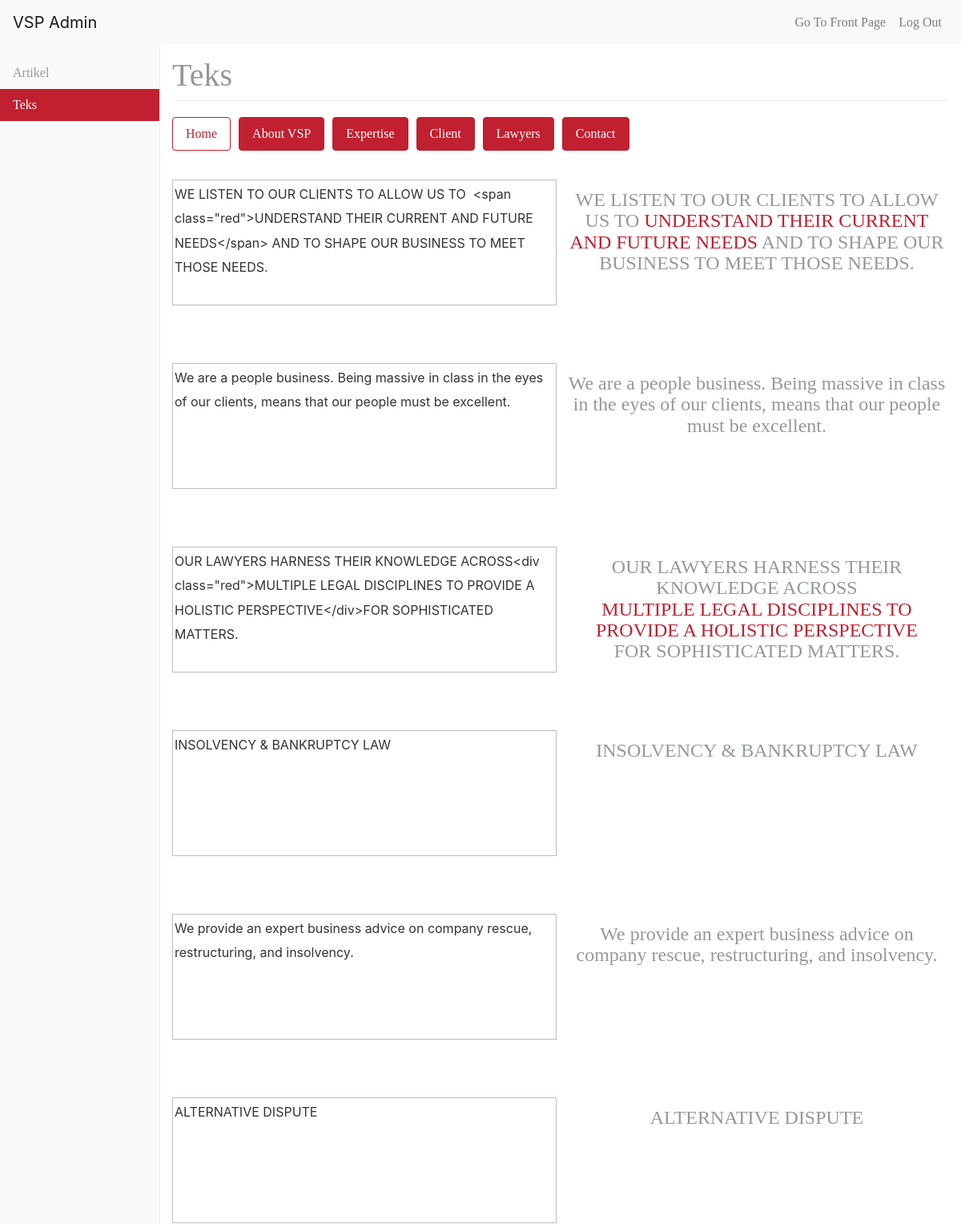
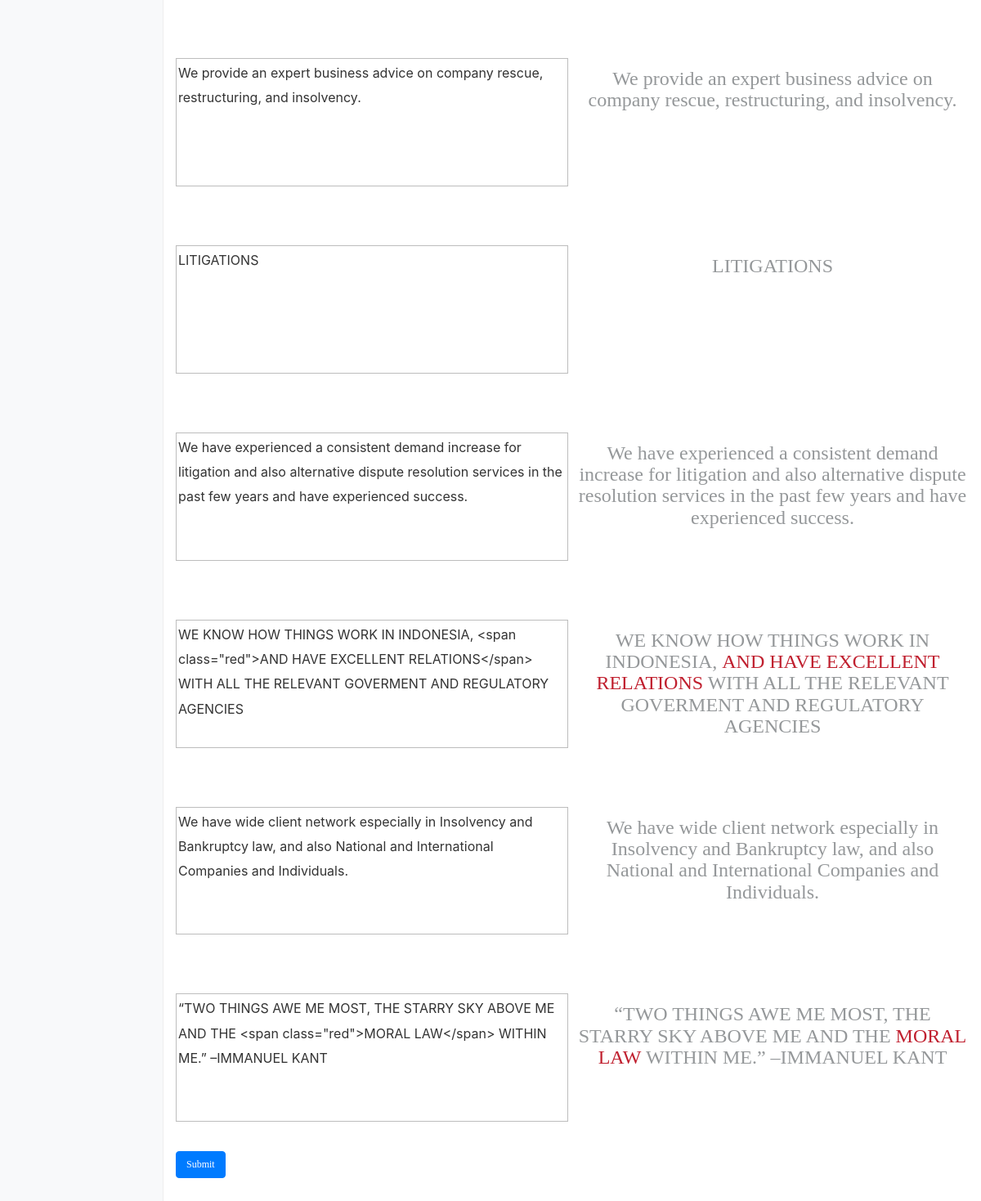
Before: /admin/admin_texts.php (signed in) with the older database file (2 pictures, top to bottom).
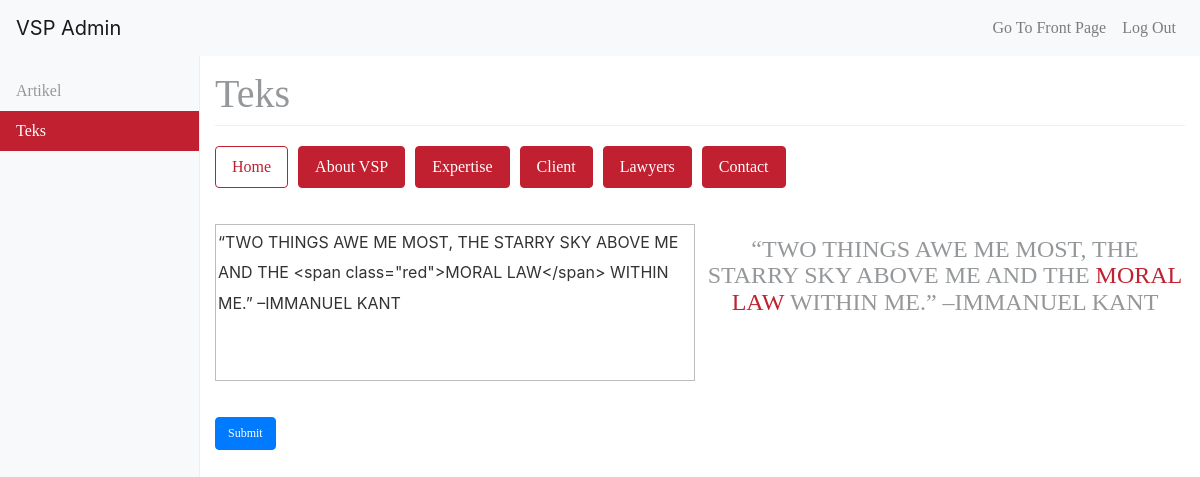
After: the same page with the newer database file.
### tables this page shows
CREATE TABLE `teks` (
  `id` varchar(11) NOT NULL,
  `teks` text NOT NULL,
  `lokasi` varchar(20) NOT NULL
);

### admin/admin_texts.php (the view, shortened to what this page needs)
<?php
include ("../session.php");
$index = "select * from teks where id like 'index%'";
$result_index = mysqli_query($db, $index);
?>
<!DOCTYPE html>
<html lang="en">
<head>
    <link rel="stylesheet" href="../assets/css/bootstrap.min.css">
    <link rel="stylesheet" href="../assets/css/style.css">
    <link rel="stylesheet" href="../assets/css/admin.css">
</head>
<body>
    <header>
      <nav class="navbar navbar-expand-md navbar-light fixed-top bg-light">
        <a class="navbar-brand" href="#">VSP Admin</a>
        <div class="collapse navbar-collapse" id="navbarsExampleDefault">
          <ul class="navbar-nav ml-auto">
              <li class="nav-item">
                  <a href="../index.php" class="nav-link">Go To Front Page</a>
              </li>
            <li class="nav-item">
              <a class="nav-link" href="logout.php">Log Out</a>
            </li>
          </ul>
        </div>
      </nav>
    </header>
    <div class="container-fluid">
      <div class="row">
        <nav class="col-sm-3 col-md-2 d-none d-sm-block bg-light sidebar">
          <ul class="nav nav-pills flex-column">
            <li class="nav-item">
              <a class="nav-link" href="admin_artikel.php">Artikel</a>
            </li>
            <li class="nav-item">
              <a class="nav-link active" href="admin_texts.php">Teks</a>
            </li>
          </ul>
        </nav>
        <main role="main" class="col-sm-9 ml-sm-auto col-md-10 pt-3">
          <h1>Teks</h1>
            <nav class="nav nav-pills" id="myTab" role="tablist">
                <a class="nav-item nav-link active" id="nav-home-tab" data-toggle="tab" href="#nav-home" role="tab"
                   aria-controls="nav-home" aria-selected="true">Home</a>
                <a class="nav-item nav-link" id="nav-about-tab" data-toggle="tab" href="#nav-about" role="tab"
                   aria-controls="nav-about" aria-selected="false">About VSP</a>
                <a class="nav-item nav-link" id="nav-expertise-tab" data-toggle="tab" href="#nav-expertise" role="tab"
                   aria-controls="nav-expertise" aria-selected="false">Expertise</a>
                <a class="nav-item nav-link" id="nav-client-tab" data-toggle="tab" href="#nav-client" role="tab"
                   aria-controls="nav-client" aria-selected="false">Client</a>
                <a class="nav-item nav-link" id="nav-lawyers-tab" data-toggle="tab" href="#nav-lawyers" role="tab"
                   aria-controls="nav-lawyers" aria-selected="false">Lawyers</a>
                <a class="nav-item nav-link" id="nav-contact-tab" data-toggle="tab" href="#nav-contact" role="tab"
                   aria-controls="nav-contact" aria-selected="false">Contact</a>
            </nav>
                <div class="tab-content flex-column" id="nav-tabContent">
                    <div class="tab-pane fade show active" id="nav-home" role="tabpanel" aria-labelledby="nav-home-tab">
                        <form action="edit_texts_execute.php" method="post">
                            <form action="edit_texts_execute.php" method="post">
                                <?php while ($row = mysqli_fetch_assoc($result_index)) { ?>
                                    <div class="form-row">
                                        <div class="col-6">
                                            <div class="form-group">
                                                <textarea name="text" cols="100" rows="5" style="border: 1px solid #bdbdbd"><?php echo $row['teks'] ?></textarea>
                                            </div>
                                        </div>
                                        <div class="col-6">
                                            <h4 class="text-center pt-5"><?php echo $row['teks'] ?></h4>
                                        </div>
                                    </div>
                                <?php } ?>
                                <button type="submit" name="index" class="btn btn-primary">Submit</button>
                            </form>
                        </form>
                    </div>
                </div>
        </main>
      </div>
    </div>
</body>
</html>

Changed rows visible on the page:
removed teks: text "WE LISTEN TO OUR CLIENTS TO ALLOW US TO <span class=\"red\">UNDERSTAND THEIR CURRENT AND FUTURE NEEDS</span> AND TO SHAPE OUR BUSINESS TO MEET THOSE NEEDS.", teks "WE LISTEN TO OUR CLIENTS TO ALLOW US TO UNDERSTAND THEIR CURRENT AND FUTURE NEEDS AND TO SHAPE OUR BUSINESS TO MEET THOSE NEEDS."
removed teks: text "We are a people business. Being massive in class in the eyes of our clients, means that our people must be excellent.", teks "We are a people business. Being massive in class in the eyes of our clients, means that our people must be excellent."
removed teks: text "OUR LAWYERS HARNESS THEIR KNOWLEDGE ACROSS<div class=\"red\">MULTIPLE LEGAL DISCIPLINES TO PROVIDE A HOLISTIC PERSPECTIVE</div>FOR SOPHISTICATED MATTERS.", teks "OUR LAWYERS HARNESS THEIR KNOWLEDGE ACROSS MULTIPLE LEGAL DISCIPLINES TO PROVIDE A HOLISTIC PERSPECTIVE FOR SOPHISTICATED MATTERS."
removed teks: text "INSOLVENCY & BANKRUPTCY LAW", teks "INSOLVENCY & BANKRUPTCY LAW"
removed teks: text "We provide an expert business advice on company rescue, restructuring, and insolvency.", teks "We provide an expert business advice on company rescue, restructuring, and insolvency."
removed teks: text "ALTERNATIVE DISPUTE", teks "ALTERNATIVE DISPUTE"
removed teks: text "We provide an expert business advice on company rescue, restructuring, and insolvency.", teks "We provide an expert business advice on company rescue, restructuring, and insolvency."
removed teks: text "LITIGATIONS", teks "LITIGATIONS"
removed teks: text "We have experienced a consistent demand increase for litigation and also alternative dispute resolution services in the past few years and have experienced success.", teks "We have experienced a consistent demand increase for litigation and also alternative dispute resolution services in the past few years and have experienced success."
removed teks: text "WE KNOW HOW THINGS WORK IN INDONESIA, <span class=\"red\">AND HAVE EXCELLENT RELATIONS</span> WITH ALL THE RELEVANT GOVERMENT AND REGULATORY AGENCIES", teks "WE KNOW HOW THINGS WORK IN INDONESIA, AND HAVE EXCELLENT RELATIONS WITH ALL THE RELEVANT GOVERMENT AND REGULATORY AGENCIES"
removed teks: text "We have wide client network especially in Insolvency and Bankruptcy law, and also National and International Companies and Individuals.", teks "We have wide client network especially in Insolvency and Bankruptcy law, and also National and International Companies and Individuals."
